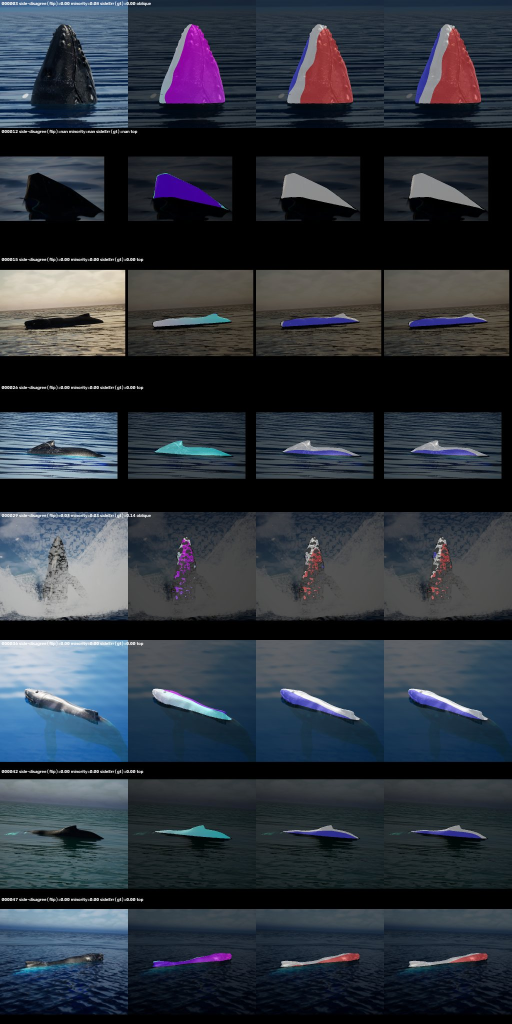
#> input picture experiments/body_r02_ft4/side_diag/synthetic_sheet.jpg, 1024 x 2048 px (shown at 1/2 size)
$ python -i whale_isolation.py   (imports and definitions only)   (older library calls are emulated)
#> lines starting #> are read from the running program, lines starting #| are printed output that depends on the picture
"""Generate whale masks and crops from cached previews.

This module isolates whale-body pixels with deterministic classical image
processing. It writes a full-image mask, a padded review crop, a background-muted
masked crop for feature extraction, and metadata useful for review.
"""

from __future__ import annotations

import hashlib
import json
import re
from pathlib import Path
from typing import Any

import numpy as np
from PIL import Image, ImageFilter, ImageOps

try:
    import cv2  # type: ignore
except ImportError:  # pragma: no cover
    cv2 = None


ISOLATION_METHOD = "dark_anchor_local_growth_v4"


def _safe_stem(value: str) -> str:
    return re.sub(r"[^A-Za-z0-9_.-]+", "_", value)[:80]


# [15 lines left out: function isolation_paths_for_image, not called in this run]


def _load_rgb(image_path: str | Path, max_side: int | None = None) -> Image.Image:
    image = ImageOps.exif_transpose(Image.open(image_path)).convert("RGB")
    if max_side and max(image.size) > max_side:
        image.thumbnail((max_side, max_side), Image.Resampling.LANCZOS)
    return image


def _border_sample(array: np.ndarray, border_fraction: float = 0.08) -> np.ndarray:
    height, width = array.shape[:2]
    border = max(2, int(min(height, width) * border_fraction))
    samples = [
        array[:border, :, :],
        array[-border:, :, :],
        array[:, :border, :],
        array[:, -border:, :],
    ]
    return np.concatenate([sample.reshape(-1, array.shape[-1]) for sample in samples], axis=0)


def _odd_kernel(value: float | int, minimum: int = 3) -> int:
    size = max(minimum, int(value))
    return size if size % 2 == 1 else size + 1


def _robust_normalize(values: np.ndarray, low_percentile: float = 2.0, high_percentile: float = 98.0) -> np.ndarray:
    low = float(np.percentile(values, low_percentile))
    high = float(np.percentile(values, high_percentile))
    if high <= low:
        return np.zeros_like(values, dtype=np.float32)
    return np.clip((values - low) / (high - low), 0.0, 1.0).astype(np.float32)


def _estimate_waterline(gray: np.ndarray) -> int:
    height = gray.shape[0]
    if cv2 is None:
        return int(height * 0.12)
    gray_uint8 = (np.clip(gray, 0.0, 1.0) * 255).astype(np.uint8)
    edges = cv2.Canny(gray_uint8, 40, 130).astype(np.float32) / 255.0
    row_texture = edges.mean(axis=1) + (0.45 * gray.std(axis=1))
    smooth_window = max(9, int(height * 0.035))
    kernel = np.ones(smooth_window, dtype=np.float32) / smooth_window
    smoothed = np.convolve(row_texture, kernel, mode="same")
    search_start = int(height * 0.08)
    search_end = int(height * 0.58)
    if search_end <= search_start:
        return int(height * 0.12)
    threshold = float(np.percentile(smoothed[search_start:], 58))
    candidates = np.where(smoothed[search_start:search_end] >= threshold)[0]
    return int(search_start + candidates[0]) if len(candidates) else int(height * 0.12)


def _foreground_scores(image: Image.Image) -> tuple[dict[str, np.ndarray], dict[str, Any]]:
    rgb = np.asarray(image, dtype=np.float32) / 255.0
    gray = np.asarray(image.convert("L"), dtype=np.float32) / 255.0
    hsv = np.asarray(image.convert("HSV"), dtype=np.float32) / 255.0
    height, width = gray.shape

    water_rgb = np.median(_border_sample(rgb), axis=0)
    water_gray = float(np.median(_border_sample(gray[:, :, None])[:, 0]))
    blue_green_excess = np.clip(((rgb[:, :, 1] + rgb[:, :, 2]) / 2.0) - rgb[:, :, 0], 0.0, 1.0)
    water_distance_rgb = np.linalg.norm(rgb - water_rgb, axis=2)
    low_saturation = np.clip(1.0 - hsv[:, :, 1], 0.0, 1.0)
    channel_spread = np.max(rgb, axis=2) - np.min(rgb, axis=2)
    neutral_dark = np.clip(1.0 - (channel_spread * 3.4), 0.0, 1.0)
    dark = np.clip((water_gray + 0.12 - gray) / 0.42, 0.0, 1.0)
    bright = np.clip((gray - water_gray + 0.02) / 0.38, 0.0, 1.0)

    if cv2 is not None:
        gray_uint8 = (np.clip(gray, 0.0, 1.0) * 255).astype(np.uint8)
        local_mean = cv2.GaussianBlur(gray, (0, 0), sigmaX=max(width, height) / 70)
        local_dark_contrast = np.clip(local_mean - gray, 0.0, 1.0)
        local_bright_contrast = np.clip(gray - local_mean, 0.0, 1.0)
        edges = cv2.Canny(gray_uint8, 32, 115).astype(np.float32) / 255.0
        edges = cv2.GaussianBlur(edges, (0, 0), 1.0)
        texture = np.abs(cv2.Laplacian(gray, cv2.CV_32F, ksize=3))
        lab = cv2.cvtColor((rgb * 255).astype(np.uint8), cv2.COLOR_RGB2LAB).astype(np.float32) / 255.0
        water_lab = np.median(_border_sample(lab), axis=0)
        water_distance_lab = np.linalg.norm(lab - water_lab, axis=2)
        water_distance = _robust_normalize((0.55 * water_distance_rgb) + (0.45 * water_distance_lab))
    else:
        local_dark_contrast = dark
        local_bright_contrast = bright
        edges = np.asarray(image.convert("L").filter(ImageFilter.FIND_EDGES), dtype=np.float32) / 255.0
        texture = edges
        water_distance = _robust_normalize(water_distance_rgb)

    waterline = _estimate_waterline(gray)
    yy, xx = np.indices((height, width), dtype=np.float32)
    below_waterline = 1.0 / (1.0 + np.exp(-(yy - waterline) / max(height * 0.03, 1.0)))
    center_prior = 1.0 - np.clip(np.abs((xx / max(width - 1, 1)) - 0.5) / 0.62, 0.0, 1.0)
    vertical_prior = 1.0 - np.clip(np.abs((yy / max(height - 1, 1)) - 0.55) / 0.62, 0.0, 1.0)

    dark_anchor = (
        (1.65 * dark)
        + (0.95 * local_dark_contrast)
        + (0.55 * neutral_dark * dark)
        + (0.38 * water_distance)
        + (0.25 * edges)
        - (1.05 * blue_green_excess)
    )
    bright_body = (
        (0.95 * bright * low_saturation)
        + (0.75 * local_bright_contrast)
        + (0.62 * water_distance * low_saturation)
        + (0.28 * edges)
        - (0.55 * texture)
        - (0.70 * blue_green_excess)
    )
    local_whale = np.maximum(dark_anchor, bright_body)
    dark_anchor *= 0.44 + (0.56 * below_waterline)
    local_whale *= 0.48 + (0.52 * below_waterline)
    local_whale *= 0.74 + (0.16 * center_prior) + (0.10 * vertical_prior)
    dark_anchor *= 0.75 + (0.15 * center_prior) + (0.10 * vertical_prior)

    return {
        "dark_anchor": _robust_normalize(dark_anchor),
        "local_whale": _robust_normalize(local_whale),
    }, {
        "estimated_waterline_y": int(waterline),
        "water_gray": water_gray,
        "water_rgb": [float(value) for value in water_rgb],
    }


def _component_candidates(mask: np.ndarray, score: np.ndarray) -> tuple[np.ndarray | None, list[dict[str, Any]]]:
    if cv2 is None:
        rows, columns = np.where(mask)
        if len(rows) == 0:
            return None, []
        return None, [
            {
                "label": 1,
                "area": int(mask.sum()),
                "bbox": (int(columns.min()), int(rows.min()), int(columns.max()) + 1, int(rows.max()) + 1),
                "score": float(score[mask].mean()),
                "centroid": (float(columns.mean()), float(rows.mean())),
                "area_fraction": float(mask.mean()),
            }
        ]

    height, width = mask.shape
    image_area = height * width
    component_count, labels, stats, centroids = cv2.connectedComponentsWithStats(mask.astype(np.uint8), connectivity=8)
    candidates: list[dict[str, Any]] = []
    for label in range(1, component_count):
        area = int(stats[label, cv2.CC_STAT_AREA])
        if area < max(10, int(image_area * 0.000012)):
            continue
        x = int(stats[label, cv2.CC_STAT_LEFT])
        y = int(stats[label, cv2.CC_STAT_TOP])
        component_width = int(stats[label, cv2.CC_STAT_WIDTH])
        component_height = int(stats[label, cv2.CC_STAT_HEIGHT])
        area_fraction = area / max(image_area, 1)
        width_fraction = component_width / max(width, 1)
        height_fraction = component_height / max(height, 1)
        if y <= int(height * 0.02) or width_fraction > 0.55 or height_fraction > 0.42 or area_fraction > 0.13:
            continue
        component_mask = labels == label
        mean_score = float(score[component_mask].mean())
        centroid_x, centroid_y = centroids[label]
        center_prior = 1.0 - min(1.0, abs((centroid_x / max(width - 1, 1)) - 0.5) + (0.65 * abs((centroid_y / max(height - 1, 1)) - 0.55)))
        area_prior = min(1.0, area_fraction / 0.018)
        shape_prior = min(1.0, (component_width / max(component_height, 1)) / 8.0)
        combined_score = (0.58 * mean_score) + (0.20 * center_prior) + (0.14 * area_prior) + (0.08 * shape_prior)
        candidates.append(
            {
                "label": label,
                "area": area,
                "bbox": (x, y, x + component_width, y + component_height),
                "score": combined_score,
                "mean_score": mean_score,
                "centroid": (float(centroid_x), float(centroid_y)),
                "area_fraction": area_fraction,
            }
        )
    candidates.sort(key=lambda candidate: candidate["score"], reverse=True)
    return labels, candidates


def _select_anchor(mask: np.ndarray, score: np.ndarray) -> tuple[np.ndarray, dict[str, Any]]:
    labels, candidates = _component_candidates(mask, score)
    if not candidates:
        fallback = score >= float(np.percentile(score, 99.2))
        labels, candidates = _component_candidates(fallback, score)
        if not candidates:
            return fallback, {"body_component_count": 0, "body_candidate_count": 0, "anchor_missing": True}
        mask = fallback

    anchor = candidates[0]
    if labels is None:
        return mask, {"body_component_count": 1, "body_candidate_count": len(candidates), "body_anchor_score": float(anchor["score"])}

    anchor_x0, anchor_y0, anchor_x1, anchor_y1 = anchor["bbox"]
    anchor_cx, anchor_cy = anchor["centroid"]
    height, width = mask.shape
    expansion_x = max(width * 0.09, (anchor_x1 - anchor_x0) * 2.8, 35)
    expansion_y = max(height * 0.055, (anchor_y1 - anchor_y0) * 2.4, 24)
    keep_labels = {anchor["label"]}
    for candidate in candidates[1:8]:
        candidate_cx, candidate_cy = candidate["centroid"]
        close_to_anchor = abs(candidate_cx - anchor_cx) <= expansion_x and abs(candidate_cy - anchor_cy) <= expansion_y
        similar_strength = candidate["score"] >= anchor["score"] * 0.58
        if close_to_anchor and similar_strength:
            keep_labels.add(candidate["label"])
    selected = np.isin(labels, list(keep_labels))
    min_side = min(height, width)
    close_kernel = cv2.getStructuringElement(cv2.MORPH_ELLIPSE, (_odd_kernel(min_side * 0.006), _odd_kernel(min_side * 0.006)))
    selected = cv2.morphologyEx((selected.astype(np.uint8) * 255), cv2.MORPH_CLOSE, close_kernel) > 0
    return selected, {
        "body_component_count": len(keep_labels),
        "body_candidate_count": len(candidates),
        "body_anchor_score": float(anchor["score"]),
        "body_anchor_area_fraction": float(anchor.get("area_fraction", 0.0)),
    }


def _local_growth_mask(image: Image.Image) -> tuple[np.ndarray, dict[str, Any]]:
    scores, metadata = _foreground_scores(image)
    dark_score = scores["dark_anchor"]
    local_score = scores["local_whale"]
    height, width = dark_score.shape
    image_area = height * width

    anchor_threshold = max(float(np.percentile(dark_score, 98.45)), float(dark_score.mean() + 2.05 * dark_score.std()))
    anchor_mask = dark_score >= anchor_threshold
    if anchor_mask.mean() < 0.00008:
        anchor_mask = dark_score >= float(np.percentile(dark_score, 99.15))
    if cv2 is not None:
        min_side = min(height, width)
        open_kernel = cv2.getStructuringElement(cv2.MORPH_ELLIPSE, (_odd_kernel(min_side * 0.0025), _odd_kernel(min_side * 0.0025)))
        anchor_mask = cv2.morphologyEx((anchor_mask.astype(np.uint8) * 255), cv2.MORPH_OPEN, open_kernel) > 0
    anchor_mask, anchor_metadata = _select_anchor(anchor_mask, dark_score)
    rows, columns = np.where(anchor_mask)
    if len(rows) == 0:
        return anchor_mask, {**metadata, **anchor_metadata, "anchor_mask_fraction": 0.0, "mask_fraction": 0.0}

    x0 = int(columns.min())
    x1 = int(columns.max()) + 1
    y0 = int(rows.min())
    y1 = int(rows.max()) + 1
    pad_x = int(max(width * 0.075, (x1 - x0) * 2.6, 24))
    pad_y = int(max(height * 0.055, (y1 - y0) * 2.8, 20))
    region_x0 = max(0, x0 - pad_x)
    region_x1 = min(width, x1 + pad_x)
    region_y0 = max(0, y0 - pad_y)
    region_y1 = min(height, y1 + pad_y)
    region_mask = np.zeros_like(anchor_mask, dtype=bool)
    region_mask[region_y0:region_y1, region_x0:region_x1] = True

    local_values = local_score[region_mask]
    if local_values.size:
        local_threshold = max(float(np.percentile(local_values, 78.5)), float(local_values.mean() + 0.18 * local_values.std()))
        grown = (local_score >= local_threshold) & region_mask
        grown |= anchor_mask
    else:
        grown = anchor_mask

    if cv2 is not None:
        min_side = min(height, width)
        anchor_dilate_kernel = cv2.getStructuringElement(cv2.MORPH_ELLIPSE, (_odd_kernel(min_side * 0.030), _odd_kernel(min_side * 0.030)))
        dilated_anchor = cv2.dilate(anchor_mask.astype(np.uint8), anchor_dilate_kernel, iterations=1) > 0
        component_count, labels, stats, centroids = cv2.connectedComponentsWithStats(grown.astype(np.uint8), connectivity=8)
        keep_labels: set[int] = set()
        anchor_center_x = float(columns.mean())
        anchor_center_y = float(rows.mean())
        for label in range(1, component_count):
            component = labels == label
            area = int(stats[label, cv2.CC_STAT_AREA])
            if area < max(8, int(image_area * 0.00001)) or area / max(image_area, 1) > 0.11:
                continue
            centroid_x, centroid_y = centroids[label]
            close_to_anchor = abs(centroid_x - anchor_center_x) <= pad_x * 1.15 and abs(centroid_y - anchor_center_y) <= pad_y * 1.15
            overlaps_anchor = bool((component & dilated_anchor).any())
            strong_component = bool(local_values.size and float(local_score[component].mean()) >= float(local_values.mean()))
            if overlaps_anchor or (close_to_anchor and strong_component):
                keep_labels.add(label)
        if keep_labels:
            grown = np.isin(labels, list(keep_labels))
        grown |= anchor_mask
        close_kernel = cv2.getStructuringElement(cv2.MORPH_ELLIPSE, (_odd_kernel(min_side * 0.010), _odd_kernel(min_side * 0.010)))
        grown = cv2.morphologyEx((grown.astype(np.uint8) * 255), cv2.MORPH_CLOSE, close_kernel) > 0
    if grown.mean() > 0.13:
        grown = anchor_mask
    return grown, {
        **metadata,
        **anchor_metadata,
        "anchor_threshold": anchor_threshold,
        "anchor_mask_fraction": float(anchor_mask.mean()),
        "mask_fraction": float(grown.mean()),
        "local_region_fraction": float(region_mask.mean()),
        "local_growth_used": True,
    }


def _bbox_from_mask(mask: np.ndarray, image_size: tuple[int, int], padding_fraction: float) -> tuple[int, int, int, int] | None:
    rows, columns = np.where(mask)
    if len(rows) == 0 or len(columns) == 0:
        return None
    mask_height, mask_width = mask.shape
    image_width, image_height = image_size
    x0 = int(columns.min() * image_width / mask_width)
    x1 = int((columns.max() + 1) * image_width / mask_width)
    y0 = int(rows.min() * image_height / mask_height)
    y1 = int((rows.max() + 1) * image_height / mask_height)
    padding = int(max(x1 - x0, y1 - y0) * padding_fraction)
    return (max(0, x0 - padding), max(0, y0 - padding), min(image_width, x1 + padding), min(image_height, y1 + padding))


def propose_whale_crop(image_path: str | Path, padding_fraction: float = 0.18) -> dict[str, Any]:
    """Return a local-growth whale mask, padded crop box, and quality metadata."""
#> called with padding_fraction = 0.18
    image = _load_rgb(image_path)
#> in _load_rgb, image is the input picture: PIL image 1024x2048 RGB; mean R, G, B 45.8, 52.2, 61.1
    working_image = image.copy()
    scale = 1.0
    max_side = 1250
    if max(working_image.size) > max_side:
        scale = max_side / max(working_image.size)
        working_image = working_image.resize((max(1, int(working_image.width * scale)), max(1, int(working_image.height * scale))), Image.Resampling.LANCZOS)
    working_mask, metadata = _local_growth_mask(working_image)
#> in _foreground_scores, `hsv = np.asarray(image.convert("HSV"), dtype=np.float32) / 255.0`:
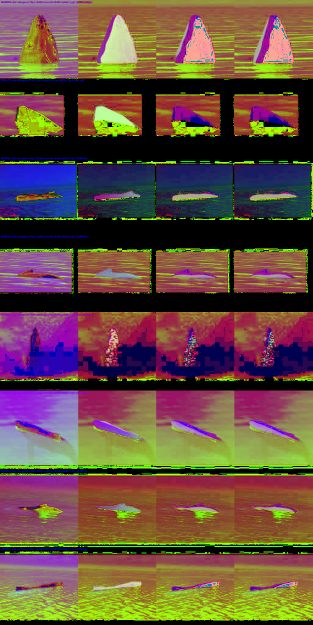
#> hsv: shape (1250, 625, 3) float32 (shown at 1/2 size); mean R, G, B 0.402, 0.305, 0.249
#> in _foreground_scores, `water_rgb = np.median(_border_sample(rgb), axis=0)`: water_rgb = [0.137, 0.184, 0.235]
#> in _foreground_scores, `water_gray = float(np.median(_border_sample(gray[:, :, None])[:, 0]))`: water_gray = 0.176
#> in _foreground_scores, `lab = cv2.cvtColor((rgb * 255).astype(np.uint8), cv2.COLOR_RGB2LAB).as..`:
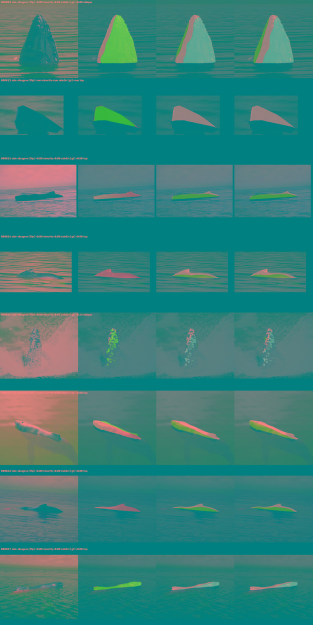
#> lab: shape (1250, 625, 3) float32 (shown at 1/2 size); mean R, G, B 0.217, 0.503, 0.479
#> in _foreground_scores, `water_lab = np.median(_border_sample(lab), axis=0)`: water_lab = [0.188, 0.502, 0.475]
#> in _foreground_scores, `water_distance_lab = np.linalg.norm(lab - water_lab, axis=2)`:
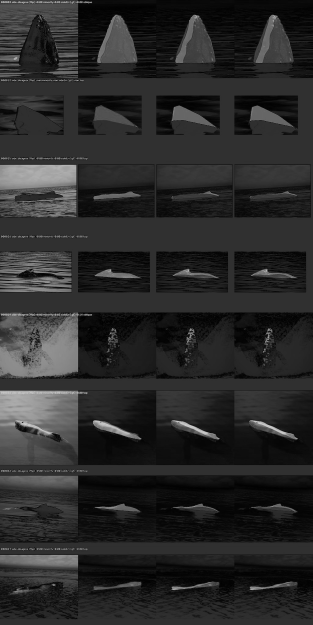
#> water_distance_lab: shape (1250, 625) float32 (shown at 1/2 size); min 0, max 0.813, mean 0.166
#> in _robust_normalize, `low = float(np.percentile(values, low_percentile))`: low = 0.0179
#> in _robust_normalize, `high = float(np.percentile(values, high_percentile))`: high = 0.766
#> in _estimate_waterline, `edges = cv2.Canny(gray_uint8, 40, 130).astype(np.float32) / 255.0`:
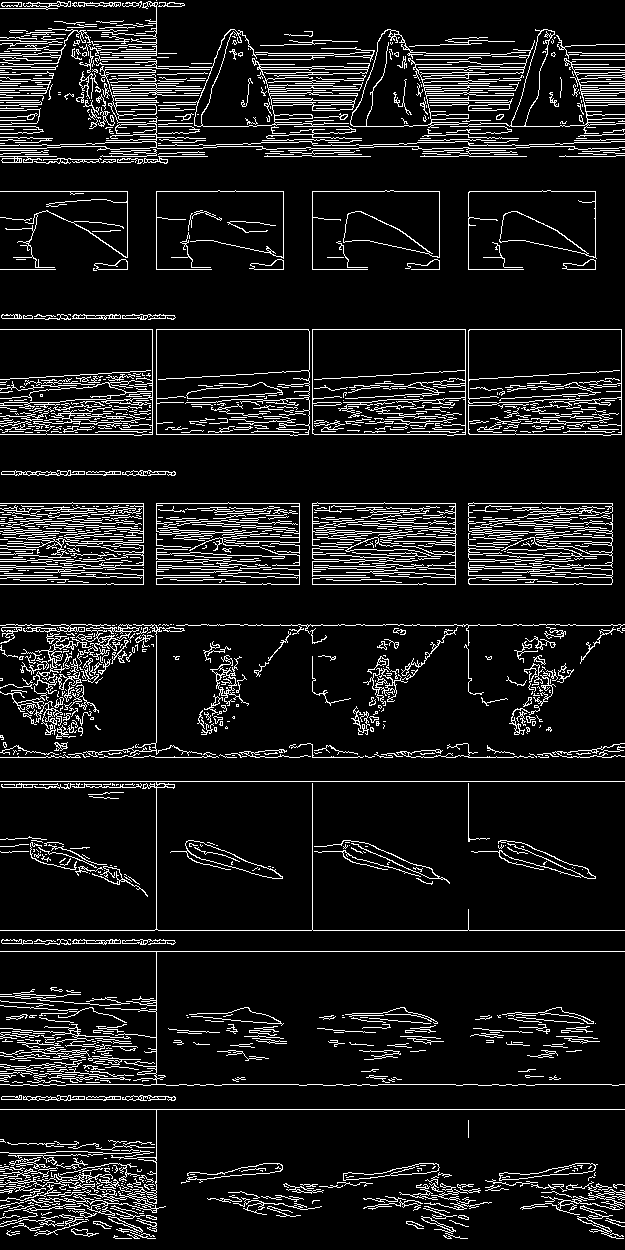
#> edges: shape (1250, 625) float32; values 0 (black) and 1 (white), 10% white in thin lines or dots
#> in _estimate_waterline, `row_texture = edges.mean(axis=1) + (0.45 * gray.std(axis=1))`: row_texture = 1250 values, max 1.07 at index 781, min 0 at index 167, mean 0.15
#> in _estimate_waterline, `smoothed = np.convolve(row_texture, kernel, mode="same")`: smoothed = 1250 values, max 0.373 at index 538, min 0.000147 at index 292, mean 0.149
#> in _estimate_waterline, `threshold = float(np.percentile(smoothed[search_start:], 58))`: threshold = 0.142
#> in _estimate_waterline, `candidates = np.where(smoothed[search_start:search_end] >= threshold)[0]`: candidates = 322 values from 0 to 623
#> in _foreground_scores, `waterline = _estimate_waterline(gray)`: waterline = 100
#> in _foreground_scores, `local_whale *= 0.48 + (0.52 * below_waterline)`:
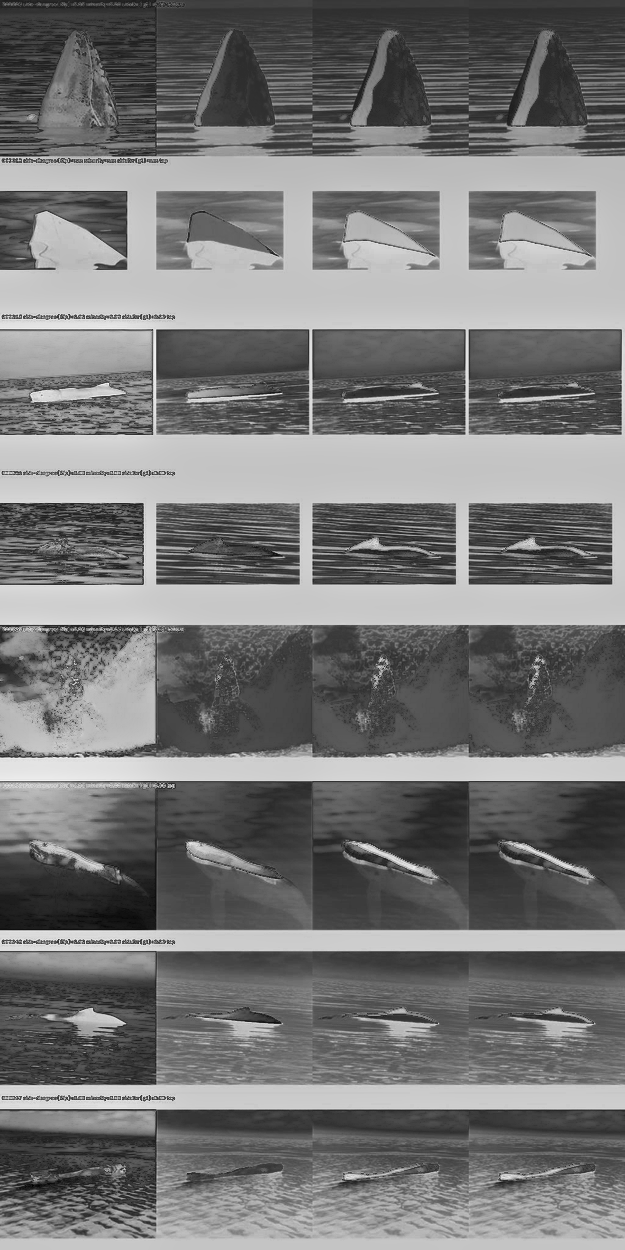
#> local_whale: shape (1250, 625) float32; min -0.302, max 2.29, mean 0.918; drawn with min black and max white
#> (the rest of the program and of its run is left out)
